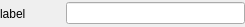
<?xml version="1.0" encoding="UTF-8"?>
<ui version="4.0">
 <class>StringStateWidget</class>
 <widget class="QWidget" name="StringStateWidget">
  <property name="geometry">
   <rect>
    <x>0</x>
    <y>0</y>
    <width>245</width>
    <height>27</height>
   </rect>
  </property>
  <property name="maximumSize">
   <size>
    <width>16777215</width>
    <height>48</height>
   </size>
  </property>
  <property name="windowTitle">
   <string>Form</string>
  </property>
  <property name="autoFillBackground">
   <bool>true</bool>
  </property>
  <layout class="QHBoxLayout" name="horizontalLayout">
   <property name="spacing">
    <number>6</number>
   </property>
   <property name="leftMargin">
    <number>0</number>
   </property>
   <property name="topMargin">
    <number>0</number>
   </property>
   <property name="rightMargin">
    <number>0</number>
   </property>
   <property name="bottomMargin">
    <number>0</number>
   </property>
   <item>
    <widget class="QLabel" name="label">
     <property name="minimumSize">
      <size>
       <width>60</width>
       <height>20</height>
      </size>
     </property>
     <property name="maximumSize">
      <size>
       <width>60</width>
       <height>16777215</height>
      </size>
     </property>
     <property name="text">
      <string>label</string>
     </property>
    </widget>
   </item>
   <item>
    <widget class="QLineEdit" name="value"/>
   </item>
  </layout>
 </widget>
 <resources/>
 <connections/>
</ui>
